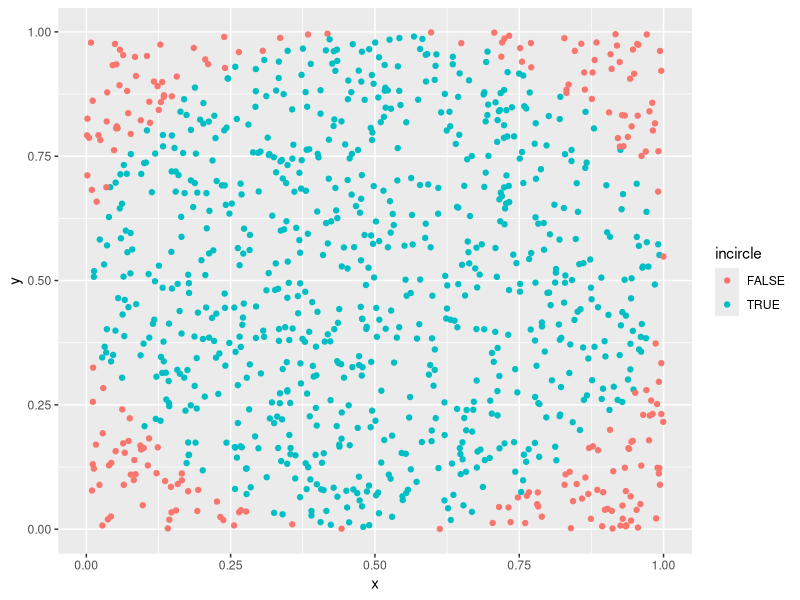

Source code (R):
# Monte Carlo darts simulation to compute PI
# Alanna Hart, Melat Ghebreselassie, November 2023

# Number of darts to throw; the more we throw, the more accurate our estimate

dart_num <- 1000
radius <- 0.5


points <- data.frame(n=1:dart_num)

set.seed(1)
points$x <- runif(dart_num, min=0, max=(2*radius))
points$y <- runif(dart_num, min=0, max=(2*radius))


#Computing whether darts are within a given radius
within_radius <-function(x, y, centerx, centery, radius) {
  distance <- sqrt((x-centerx)^2+(y-centery)^2)
  return (distance <=radius)
}

points$incircle <- within_radius(
  points$x, 
  points$y, 
  centerx=0.5,
  centery=0.5, 
  radius)


library(ggplot2)
dart_plot <- ggplot(points, aes(x, y, color=incircle))+geom_point()
print(dart_plot)

#compute PI
a_square <- 4*radius^2
a_circle <- a_square * sum(points$incircle) / dart_num
PI_est <- a_circle / radius^2

print(PI_est)